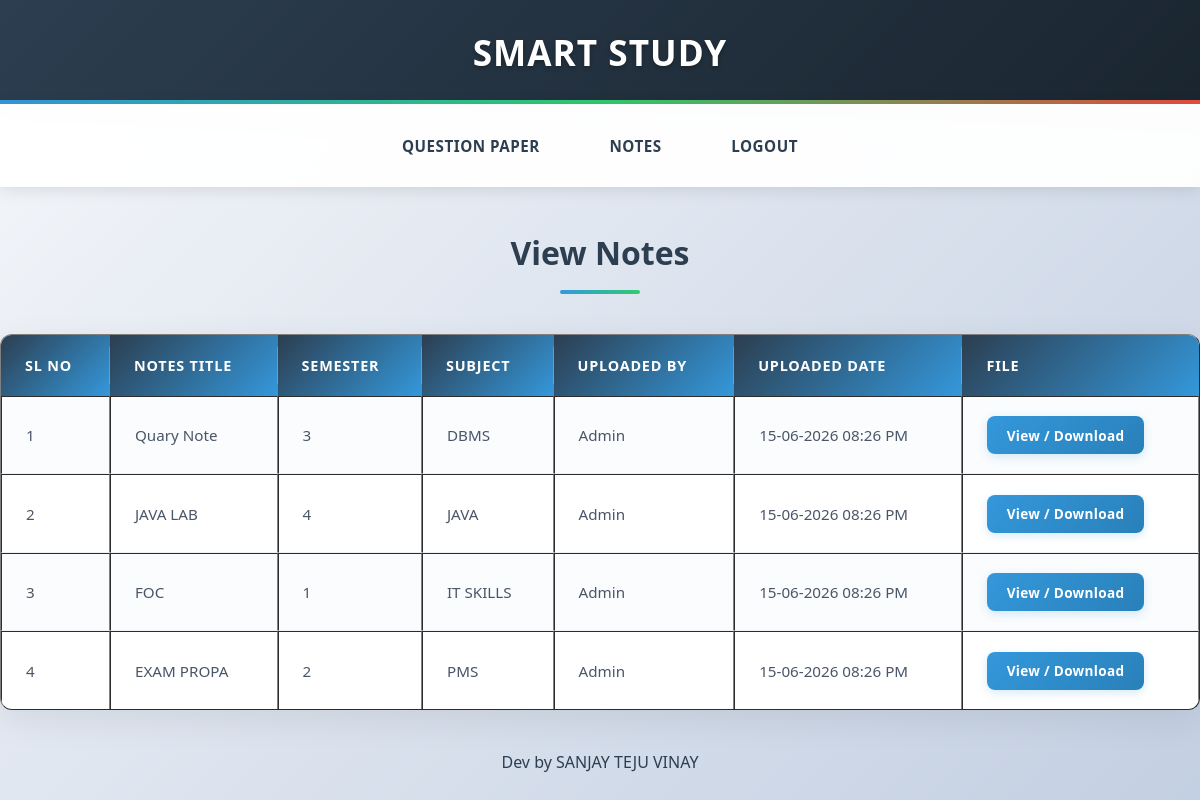
Screenshot of /usernotes.php with the database file from the repository.
### tables this page shows
CREATE TABLE `notes` (
  `notesid` int(10) NOT NULL,
  `notestitle` varchar(10) NOT NULL,
  `uplodby` varchar(10) NOT NULL,
  `uploddate` int(10) NOT NULL,
  `sem` int(10) NOT NULL,
  `subject` varchar(20) NOT NULL,
  `file` varchar(100) NOT NULL
);

CREATE TABLE `subject` (
  `subject` varchar(20) NOT NULL,
  `id` int(11) NOT NULL,
  `semester` int(20) NOT NULL
);

### usernotes.php (the view)
<?php
include 'userheader.php';
include 'dbconfig.php';
?>
<link rel="stylesheet" href="style.css"/>
<center><h3>View Notes</h3></center>
<table border="1" width="100%" cellpadding="10" cellspacing="0">
    <tr>
        <th>Sl No</th>
        <th>Notes Title</th>
        <th>Semester</th>
        <th>Subject</th>
        <th>Uploaded By</th>
        <th>Uploaded Date</th>
        <th>File</th>
    </tr>
<?php
$qry = "
    SELECT
        n.notesid,
        n.notestitle,
        n.sem,
        n.uplodby,
        n.uploddate,
        n.file,
        s.subject
    FROM notes n
    JOIN subject s ON n.subject = s.id
    ORDER BY n.notesid DESC
";
$res = mysqli_query($conn, $qry);
$i = 1;
while ($row = mysqli_fetch_assoc($res)) {
?>
    <tr>
        <td><?php echo $i++; ?></td>
        <td><?php echo $row['notestitle']; ?></td>
        <td><?php echo $row['sem']; ?></td>
        <td><?php echo $row['subject']; ?></td>
        <td><?php echo $row['uplodby']; ?></td>
        <td><?php echo date("d-m-Y h:i A", strtotime($row['uploddate'])); ?></td>
        <td>
            <a href="<?php echo $row['file']; ?>" target="_blank" class="btn btn-view">
                View / Download
            </a>
        </td>
    </tr>
<?php } ?>
</table>
<?php include 'footer.php'; ?>

### userheader.php (shortened to what this page needs)
<html>
    <head>
        <link rel="stylesheet" href="style.css"/>
    </head>
    <body>
    <center>  <div class='header'>SMART STUDY</div></center>
        <div class="menu">
            <a href="userview.php">Question Paper</a>
               <a href="usernotes.php">Notes</a>
              <a href="logout.php">logout</a>
        </div>

### footer.php (shortened to what this page needs)
<div class="footer">
    <center> Dev by SANJAY TEJU VINAY</center>
</div>
</html>

### style.css (style rules this page uses)
* { margin: 0; padding: 0; box-sizing: border-box; font-family: "Segoe UI", system-ui, -apple-system, sans-serif; }
body { background: linear-gradient(135deg, #f5f7fa 0%, #c3cfe2 100%); color: #2c3e50; min-height: 100vh; line-height: 1.6; }
.header { background: linear-gradient(135deg, #2c3e50 0%, #1a252f 100%); color: white; padding: 1.5rem 0; text-align: center; font-size: 2.2rem; font-weight: 700; letter-spacing: 1px; text-shadow: 0 2px 4px rgba(0,0,0,0.3); box-shadow: 0 4px 20px rgba(0,0,0,0.2); position: relative; overflow: hidden; }
.header::after { content: ''; position: absolute; bottom: 0; left: 0; right: 0; height: 4px; background: linear-gradient(90deg, #3498db, #2ecc71, #e74c3c); }
.menu { background: rgba(255, 255, 255, 0.95); padding: 1rem 0; box-shadow: 0 3px 15px rgba(0,0,0,0.1); backdrop-filter: blur(10px); display: flex; justify-content: center; gap: 0.5rem; }
.menu a { text-decoration: none; color: #2c3e50; font-size: 0.95rem; font-weight: 600; padding: 0.7rem 1.8rem; border-radius: 30px; transition: all 0.3s cubic-bezier(0.4, 0, 0.2, 1); border: 2px solid transparent; text-transform: uppercase; letter-spacing: 0.5px; }
h2, h3 { text-align: center; color: #2c3e50; margin: 2.5rem 0 2rem; font-size: 2rem; font-weight: 700; position: relative; padding-bottom: 1rem; }
h2::after, h3::after { content: ''; position: absolute; bottom: 0; left: 50%; transform: translateX(-50%); width: 80px; height: 4px; background: linear-gradient(90deg, #3498db, #2ecc71); border-radius: 2px; }
table { width: 100%; border-collapse: separate; border-spacing: 0; background: white; border-radius: 12px; overflow: hidden; box-shadow: 0 10px 35px rgba(0,0,0,0.08); margin: 2.5rem auto; animation: fadeIn 0.6s ease-out 0.2s both; }
table th { background: linear-gradient(135deg, #2c3e50 0%, #3498db 100%); color: white; padding: 1.3rem 1.5rem; text-align: left; font-weight: 600; text-transform: uppercase; letter-spacing: 0.8px; font-size: 0.9rem; border: none; position: relative; }
table th::after { content: ''; position: absolute; right: 0; top: 20%; height: 60%; width: 1px; background: rgba(255,255,255,0.2); }
table th:last-child::after { display: none; }
table td { padding: 1.2rem 1.5rem; border-bottom: 1px solid #eef2f7; font-size: 0.95rem; color: #4a5568; transition: all 0.2s ease; }
table tr { transition: all 0.2s ease; }
table tr:nth-child(even) { background: #fafcfd; }
table tr:last-child td { border-bottom: none; }
.btn { padding: 0.6rem 1.2rem; text-decoration: none; font-size: 0.85rem; font-weight: 600; border-radius: 8px; display: inline-flex; align-items: center; gap: 0.4rem; transition: all 0.3s ease; border: none; cursor: pointer; letter-spacing: 0.3px; }
.btn-view { background: linear-gradient(135deg, #3498db 0%, #2980b9 100%); color: white; box-shadow: 0 3px 10px rgba(52, 152, 219, 0.2); }

### rows the page displays
notes: notestitle "Quary Note", sem "3", subject.subject "DBMS", uplodby "Admin", uploddate "15-06-2026 08:26 PM"
notes: notestitle "JAVA LAB", sem "4", subject.subject "JAVA", uplodby "Admin", uploddate "15-06-2026 08:26 PM"
notes: notestitle "FOC", sem "1", subject.subject "IT SKILLS", uplodby "Admin", uploddate "15-06-2026 08:26 PM"
notes: notestitle "EXAM PROPA", sem "2", subject.subject "PMS", uplodby "Admin", uploddate "15-06-2026 08:26 PM"
